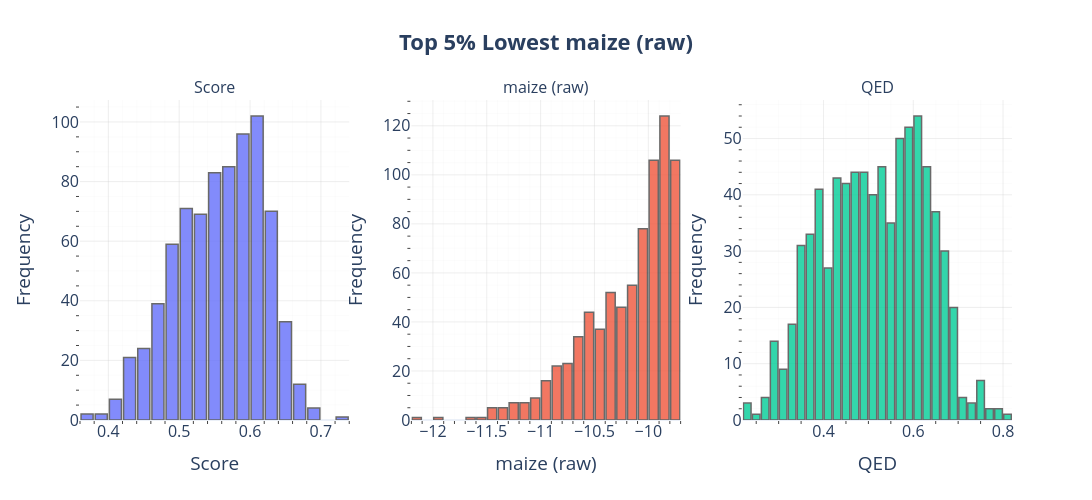
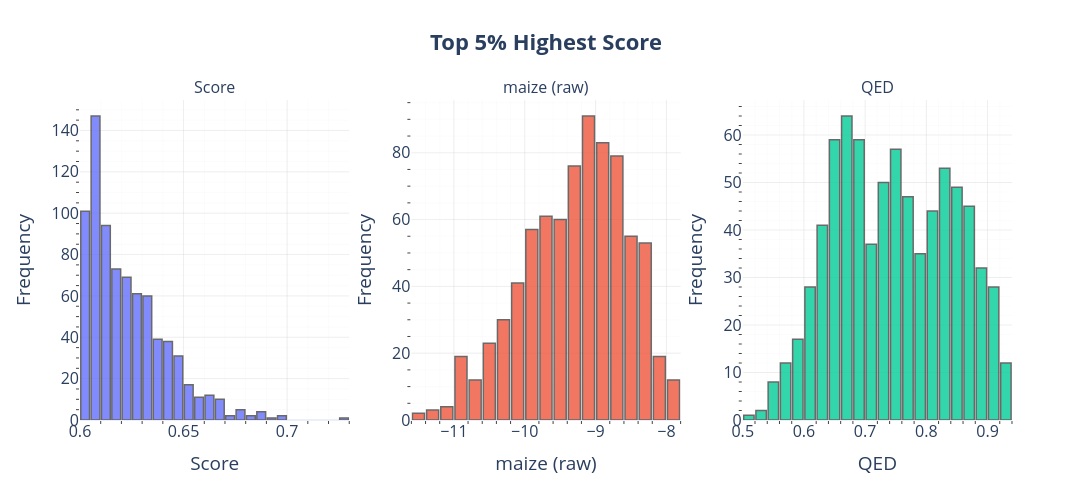

The notebook cell saved with these charts, in order:
### Code cell
# Plotly histograms for Score, maize (raw), QED for top 5% lowest maize (raw) and top 5% highest Score, with axis labels
import plotly.graph_objs as go
from plotly.subplots import make_subplots

n_rows = len(outputResults)
top_pct = 0.05
n_top = max(1, int(n_rows * top_pct))

# Dataset 1: Top 5% by lowest maize (raw)
if 'maize (raw)' in outputResults.columns:
    lowest_maize_df = outputResults.nsmallest(n_top, 'maize (raw)')
else:
    lowest_maize_df = outputResults.copy()

# Dataset 2: Top 5% by highest Score
if 'Score' in outputResults.columns:
    highest_score_df = outputResults.nlargest(n_top, 'Score')
else:
    highest_score_df = outputResults.copy()

for subset_name, df in zip([
    "Top 5% Lowest maize (raw)",
    "Top 5% Highest Score"
], [lowest_maize_df, highest_score_df]):
    fig = make_subplots(rows=1, cols=3, subplot_titles=[
        "Score", "maize (raw)", "QED"
    ])
    ordered_vars = ['Score', 'maize (raw)', 'QED']
    colors = ['#636EFA', '#EF553B', '#00CC96']
    for i, var in enumerate(ordered_vars):
        if var in df.columns:
            fig.add_trace(
                go.Histogram(
                    x=df[var],
                    nbinsx=30,
                    marker_color=colors[i],
                    opacity=0.8,
                    name=var,
                    showlegend=False
                ),
                row=1, col=i+1
            )
            # Add axis labels
            fig.update_xaxes(title_text=var, row=1, col=i+1)
            fig.update_yaxes(title_text='Frequency', row=1, col=i+1)
    fig.update_layout(
        title={
            'text': f"<b>{subset_name}</b>",
            'x':0.5,
            'xanchor': 'center',
            'font': {'size': 22}
        },
        template='plotly_white',
        bargap=0.15,
        font=dict(size=16),
        height=500,
        width=1200
    )
    # Add minor ticks and grids
    for i in range(1, 4):
        fig.update_xaxes(
            row=1, col=i,
            showgrid=True, gridwidth=1, gridcolor='rgba(200,200,200,0.3)',
            minor=dict(ticks='outside', showgrid=True, gridwidth=0.5, gridcolor='rgba(220,220,220,0.2)')
        )
        fig.update_yaxes(
            row=1, col=i,
            showgrid=True, gridwidth=1, gridcolor='rgba(200,200,200,0.3)',
            minor=dict(ticks='outside', showgrid=True, gridwidth=0.5, gridcolor='rgba(220,220,220,0.2)')
        )
    fig.update_traces(marker_line_width=1.5)
    fig.show()

### Figure 1 — Plotly figure (JSON) as saved in the notebook; plotly's stock layout.template omitted (floating-point values rounded to 4 significant figures; data arrays with more than 128 entries replaced by an {"elided": "..."} marker saying what was removed)
{"data": [{"marker": {"color": "#636EFA", "line": {"width": 1.5}}, "name": "Score", "nbinsx": 30, "opacity": 0.8, "showlegend": false, "x": {"elided": "780 float values"}, "type": "histogram", "xaxis": "x", "yaxis": "y"}, {"marker": {"color": "#EF553B", "line": {"width": 1.5}}, "name": "maize (raw)", "nbinsx": 30, "opacity": 0.8, "showlegend": false, "x": {"elided": "780 float values"}, "type": "histogram", "xaxis": "x2", "yaxis": "y2"}, {"marker": {"color": "#00CC96", "line": {"width": 1.5}}, "name": "QED", "nbinsx": 30, "opacity": 0.8, "showlegend": false, "x": {"elided": "780 float values"}, "type": "histogram", "xaxis": "x3", "yaxis": "y3"}], "layout": {"xaxis": {"anchor": "y", "domain": [0.0, 0.2889], "title": {"text": "Score"}, "minor": {"ticks": "outside", "showgrid": true, "gridwidth": 0.5, "gridcolor": "rgba(220,220,220,0.2)"}, "showgrid": true, "gridwidth": 1, "gridcolor": "rgba(200,200,200,0.3)"}, "yaxis": {"anchor": "x", "domain": [0.0, 1.0], "title": {"text": "Frequency"}, "minor": {"ticks": "outside", "showgrid": true, "gridwidth": 0.5, "gridcolor": "rgba(220,220,220,0.2)"}, "showgrid": true, "gridwidth": 1, "gridcolor": "rgba(200,200,200,0.3)"}, "xaxis2": {"anchor": "y2", "domain": [0.3556, 0.6444], "title": {"text": "maize (raw)"}, "minor": {"ticks": "outside", "showgrid": true, "gridwidth": 0.5, "gridcolor": "rgba(220,220,220,0.2)"}, "showgrid": true, "gridwidth": 1, "gridcolor": "rgba(200,200,200,0.3)"}, "yaxis2": {"anchor": "x2", "domain": [0.0, 1.0], "title": {"text": "Frequency"}, "minor": {"ticks": "outside", "showgrid": true, "gridwidth": 0.5, "gridcolor": "rgba(220,220,220,0.2)"}, "showgrid": true, "gridwidth": 1, "gridcolor": "rgba(200,200,200,0.3)"}, "xaxis3": {"anchor": "y3", "domain": [0.7111, 1.0], "title": {"text": "QED"}, "minor": {"ticks": "outside", "showgrid": true, "gridwidth": 0.5, "gridcolor": "rgba(220,220,220,0.2)"}, "showgrid": true, "gridwidth": 1, "gridcolor": "rgba(200,200,200,0.3)"}, "yaxis3": {"anchor": "x3", "domain": [0.0, 1.0], "title": {"text": "Frequency"}, "minor": {"ticks": "outside", "showgrid": true, "gridwidth": 0.5, "gridcolor": "rgba(220,220,220,0.2)"}, "showgrid": true, "gridwidth": 1, "gridcolor": "rgba(200,200,200,0.3)"}, "annotations": [{"font": {"size": 16}, "showarrow": false, "text": "Score", "x": 0.1444, "xanchor": "center", "xref": "paper", "y": 1.0, "yanchor": "bottom", "yref": "paper"}, {"font": {"size": 16}, "showarrow": false, "text": "maize (raw)", "x": 0.5, "xanchor": "center", "xref": "paper", "y": 1.0, "yanchor": "bottom", "yref": "paper"}, {"font": {"size": 16}, "showarrow": false, "text": "QED", "x": 0.8556, "xanchor": "center", "xref": "paper", "y": 1.0, "yanchor": "bottom", "yref": "paper"}], "title": {"font": {"size": 22}, "text": "<b>Top 5% Lowest maize (raw)</b>", "x": 0.5, "xanchor": "center"}, "font": {"size": 16}, "bargap": 0.15, "height": 500, "width": 1200}}

### Figure 2 — Plotly figure (JSON) as saved in the notebook; plotly's stock layout.template omitted (floating-point values rounded to 4 significant figures; data arrays with more than 128 entries replaced by an {"elided": "..."} marker saying what was removed)
{"data": [{"marker": {"color": "#636EFA", "line": {"width": 1.5}}, "name": "Score", "nbinsx": 30, "opacity": 0.8, "showlegend": false, "x": {"elided": "780 float values"}, "type": "histogram", "xaxis": "x", "yaxis": "y"}, {"marker": {"color": "#EF553B", "line": {"width": 1.5}}, "name": "maize (raw)", "nbinsx": 30, "opacity": 0.8, "showlegend": false, "x": {"elided": "780 float values"}, "type": "histogram", "xaxis": "x2", "yaxis": "y2"}, {"marker": {"color": "#00CC96", "line": {"width": 1.5}}, "name": "QED", "nbinsx": 30, "opacity": 0.8, "showlegend": false, "x": {"elided": "780 float values"}, "type": "histogram", "xaxis": "x3", "yaxis": "y3"}], "layout": {"xaxis": {"anchor": "y", "domain": [0.0, 0.2889], "title": {"text": "Score"}, "minor": {"ticks": "outside", "showgrid": true, "gridwidth": 0.5, "gridcolor": "rgba(220,220,220,0.2)"}, "showgrid": true, "gridwidth": 1, "gridcolor": "rgba(200,200,200,0.3)"}, "yaxis": {"anchor": "x", "domain": [0.0, 1.0], "title": {"text": "Frequency"}, "minor": {"ticks": "outside", "showgrid": true, "gridwidth": 0.5, "gridcolor": "rgba(220,220,220,0.2)"}, "showgrid": true, "gridwidth": 1, "gridcolor": "rgba(200,200,200,0.3)"}, "xaxis2": {"anchor": "y2", "domain": [0.3556, 0.6444], "title": {"text": "maize (raw)"}, "minor": {"ticks": "outside", "showgrid": true, "gridwidth": 0.5, "gridcolor": "rgba(220,220,220,0.2)"}, "showgrid": true, "gridwidth": 1, "gridcolor": "rgba(200,200,200,0.3)"}, "yaxis2": {"anchor": "x2", "domain": [0.0, 1.0], "title": {"text": "Frequency"}, "minor": {"ticks": "outside", "showgrid": true, "gridwidth": 0.5, "gridcolor": "rgba(220,220,220,0.2)"}, "showgrid": true, "gridwidth": 1, "gridcolor": "rgba(200,200,200,0.3)"}, "xaxis3": {"anchor": "y3", "domain": [0.7111, 1.0], "title": {"text": "QED"}, "minor": {"ticks": "outside", "showgrid": true, "gridwidth": 0.5, "gridcolor": "rgba(220,220,220,0.2)"}, "showgrid": true, "gridwidth": 1, "gridcolor": "rgba(200,200,200,0.3)"}, "yaxis3": {"anchor": "x3", "domain": [0.0, 1.0], "title": {"text": "Frequency"}, "minor": {"ticks": "outside", "showgrid": true, "gridwidth": 0.5, "gridcolor": "rgba(220,220,220,0.2)"}, "showgrid": true, "gridwidth": 1, "gridcolor": "rgba(200,200,200,0.3)"}, "annotations": [{"font": {"size": 16}, "showarrow": false, "text": "Score", "x": 0.1444, "xanchor": "center", "xref": "paper", "y": 1.0, "yanchor": "bottom", "yref": "paper"}, {"font": {"size": 16}, "showarrow": false, "text": "maize (raw)", "x": 0.5, "xanchor": "center", "xref": "paper", "y": 1.0, "yanchor": "bottom", "yref": "paper"}, {"font": {"size": 16}, "showarrow": false, "text": "QED", "x": 0.8556, "xanchor": "center", "xref": "paper", "y": 1.0, "yanchor": "bottom", "yref": "paper"}], "title": {"font": {"size": 22}, "text": "<b>Top 5% Highest Score</b>", "x": 0.5, "xanchor": "center"}, "font": {"size": 16}, "bargap": 0.15, "height": 500, "width": 1200}}
